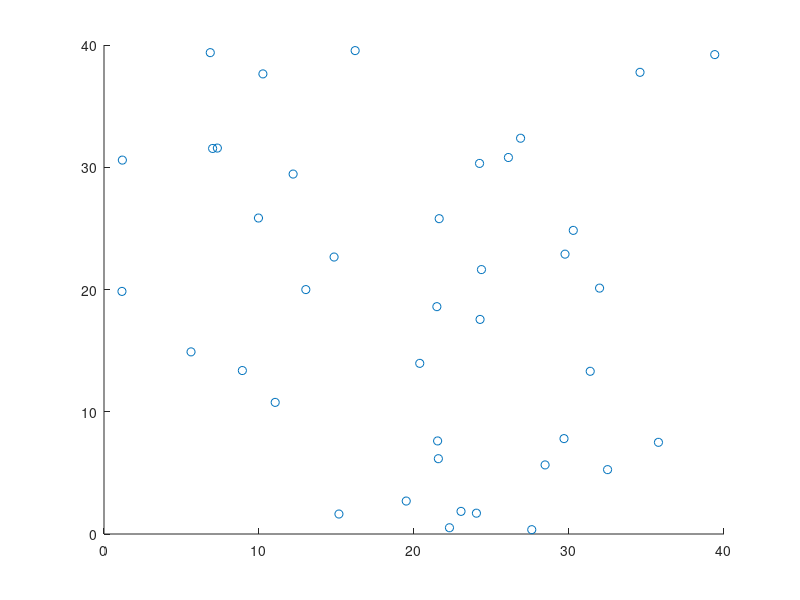

This figure's MATLAB source: (Note: this script raises an error after producing the figure.)
clear all
close all
clc

%%% 15.7
N = 40;
maxSteps = 80;
nAnts = 20;
alpha = 0.8;
beta = 0.5;
rho = 0.5;
iterations = 150;
% 
% randomVertices = GenRandomVertices(N);
% xVertices = randomVertices(:,1);
% yVertices = randomVertices(:,2);
% tri = delaunayTriangulation(xVertices, yVertices);
% triplot(tri)

% Edges = edges(tri);
% 
% Mmatrix = zeros(N);
% for i = 1:length(Edges)
%     Mmatrix(Edges(i,1), Edges(i,2)) = 1;
% end
% Mmatrix = Mmatrix + Mmatrix';

x = rand(1,N)*N;
y = rand(1,N)*N;
scatter(x,y)
% Calculating the distance
distanceMatrix = Distances(Mmatrix, randomVertices);

% Calculating the weightmatrix
weightMatrix = WeightMatrix(distanceMatrix);

% calculating the pheromone matrix
pheromoneMatrix = PheromoneMatrix(Mmatrix); 

%%%%%
% to avoid that starting point is to close to end point
distanceCondition = 0;
while distanceCondition < 100 || distanceCondition > 110
    s0 = randi(N);
    t0 = randi(N);
    distanceCondition = pdist2(randomVertices(s0,:), randomVertices(t0,:));
end

%%% running the algorithm
pheromoneMatrices = {};
shortestPaths = {};
shortestPathDistances = [];
for iteration = 1:iterations
    % for all ants append its path to a cell array
    pheromoneMatrix = pheromoneMatrix .* (1-rho);
    paths = {};
    for i = 1:nAnts
        paths{i,1} = [];
        paths{i,1} = [paths{i,1},s0];
        for step = 1:maxSteps
            nextNode = BranchDecision(alpha, beta, paths{i,1}(end), weightMatrix, Mmatrix, pheromoneMatrix);
            paths{i,1} = [paths{i,1},nextNode];
            if nextNode == t0   % break when reach target
                break     
            end
        end
    end
    
    %%% Check which ants that arrive to the destination
    shortestPathDistance = 300;
    nReachedDestination = 0;
    arrivals = {};    % append all the ants that reach the destination
    arrivalsSimplified = {};    % append the simplified paths that reached 
                                % The destination
    j = 1;  % Just a index to append correct
    for i = 1:nAnts
        iPath = paths{i,1};
        if ~isempty(find(iPath==t0))
            nReachedDestination = nReachedDestination+1;
            arrivals{j,1} = iPath;
            iPathSimplified = SimplifyPath(iPath,distanceMatrix);
            arrivalsSimplified{j,1} = iPathSimplified;
            j = j+1;
    
            iPathDistance = GetPathLengt(iPathSimplified,distanceMatrix);
            if iPathDistance < shortestPathDistance
                shortestPathDistance = iPathDistance;
                shortestPath = iPathSimplified;
            end
            % Update the pheromones
            for j = 1:length(iPathSimplified)-1
                pheromoneMatrix = UpdatePheromones(pheromoneMatrix, j, iPathSimplified, iPathDistance);
            end
    
        end
    end
    shortestPaths{iteration} = shortestPath;
    pheromoneMatrices{iteration} = pheromoneMatrix;
    shortestPathDistances(end+1) = shortestPathDistance;
end


% find the first shorthes path
index = find(shortestPathDistances==min(shortestPathDistances));
firstShortestPathIndex = index(1)
firstShortestPath = shortestPaths{firstShortestPathIndex};

% Plot the shortest paths length as fun of nr of rounds
figure(1)
plot(1:iterations,shortestPathDistances)
ylabel('L(n)')
xlabel('n')
msg1 = sprintf('Length of shortest path for every round, N=%d. First found round=%d',N,firstShortestPathIndex);
title(msg1)


% Plot the shortest path found
figure(2)
triplot(tri)
hold on
plotx = randomVertices(firstShortestPath,1);
ploty = randomVertices(firstShortestPath,2);
plot(plotx,ploty,'-o','Color','r','LineWidth',3)
scatter(randomVertices(s0,1),randomVertices(s0,2),'g','square','filled')
scatter(randomVertices(t0,1),randomVertices(t0,2),'y','square','filled')
legend('edges','path','startpoint','endpoint','Location','best')
msg2 = sprintf('Shortest path, N=%d. First found round=%d',N, firstShortestPathIndex);
title(msg2)



% Plot the phermoneMatrix at round 1
pheromoneMatrix = pheromoneMatrices{1};
figure(3)
for i = 1:N
    for j = 1:N
        if Mmatrix(i,j) == 1
        plot([randomVertices(i,1),randomVertices(j,1)], ...
            [randomVertices(i,2),randomVertices(j,2)],'-o','Color','r','LineWidth',pheromoneMatrix(i,j)*10)
        hold on
        end
    end
end
scatter(randomVertices(s0,1),randomVertices(s0,2),'g','square','filled')
scatter(randomVertices(t0,1),randomVertices(t0,2),'y','square','filled')
msg3 = sprintf('Pheromone matrix round %d',1);
title(msg3)

% Plot the phermoneMatrix at first round when the shortest path is found
pheromoneMatrix = pheromoneMatrices{firstShortestPathIndex};
figure(4)
for i = 1:N
    for j = 1:N
        if Mmatrix(i,j) == 1
        plot([randomVertices(i,1),randomVertices(j,1)], ...
            [randomVertices(i,2),randomVertices(j,2)],'-o','Color','r','LineWidth',pheromoneMatrix(i,j)*10)
        hold on
        end
    end
end
scatter(randomVertices(s0,1),randomVertices(s0,2),'g','square','filled')
scatter(randomVertices(t0,1),randomVertices(t0,2),'y','square','filled')
msg4 = sprintf('Pheromone matrix round %d',firstShortestPathIndex);
title(msg4)


% Plot the phermoneMatrix at round 50
pheromoneMatrix = pheromoneMatrices{50};
figure(5)
for i = 1:N
    for j = 1:N
        if Mmatrix(i,j) == 1
        plot([randomVertices(i,1),randomVertices(j,1)], ...
            [randomVertices(i,2),randomVertices(j,2)],'-o','Color','r','LineWidth',pheromoneMatrix(i,j)*10)
        hold on
        end
    end
end
scatter(randomVertices(s0,1),randomVertices(s0,2),'g','square','filled')
scatter(randomVertices(t0,1),randomVertices(t0,2),'y','square','filled')
msg5 = sprintf('Pheromone matrix round %d',50);
title(msg5)

pheromoneMatrix = pheromoneMatrices{150};
figure(6)
for i = 1:N
    for j = 1:N
        if Mmatrix(i,j) == 1
        plot([randomVertices(i,1),randomVertices(j,1)], ...
            [randomVertices(i,2),randomVertices(j,2)],'-o','Color','r','LineWidth',pheromoneMatrix(i,j)*10)
        hold on
        end
    end
end
scatter(randomVertices(s0,1),randomVertices(s0,2),'g','square','filled')
scatter(randomVertices(t0,1),randomVertices(t0,2),'y','square','filled')
msg6 = sprintf('Pheromone matrix round %d',150);
title(msg6)


%% subsection to plot different pheromone matrixes from all the stored ones from the simulation
pheromoneMatrix = pheromoneMatrices{80};
figure(7)
for i = 1:N
    for j = 1:N
        if Mmatrix(i,j) == 1
        plot([randomVertices(i,1),randomVertices(j,1)], ...
            [randomVertices(i,2),randomVertices(j,2)],'-o','Color','r','LineWidth',pheromoneMatrix(i,j)*10)
        hold on
        end
    end
end
scatter(randomVertices(s0,1),randomVertices(s0,2),'g','square','filled')
scatter(randomVertices(t0,1),randomVertices(t0,2),'y','square','filled')
msg7 = sprintf('Pheromone matrix round %d',80);
title(msg7)

pheromoneMatrix = pheromoneMatrices{10};
figure(8)
for i = 1:N
    for j = 1:N
        if Mmatrix(i,j) == 1
        plot([randomVertices(i,1),randomVertices(j,1)], ...
            [randomVertices(i,2),randomVertices(j,2)],'-o','Color','r','LineWidth',pheromoneMatrix(i,j)*10)
        hold on
        end
    end
end
scatter(randomVertices(s0,1),randomVertices(s0,2),'g','square','filled')
scatter(randomVertices(t0,1),randomVertices(t0,2),'y','square','filled')
msg8 = sprintf('Pheromone matrix round %d',10);
title(msg8)


pheromoneMatrix = pheromoneMatrices{5};
figure(9)
for i = 1:N
    for j = 1:N
        if Mmatrix(i,j) == 1
        plot([randomVertices(i,1),randomVertices(j,1)], ...
            [randomVertices(i,2),randomVertices(j,2)],'-o','Color','r','LineWidth',pheromoneMatrix(i,j)*10)
        hold on
        end
    end
end
scatter(randomVertices(s0,1),randomVertices(s0,2),'g','square','filled')
scatter(randomVertices(t0,1),randomVertices(t0,2),'y','square','filled')
msg9 = sprintf('Pheromone matrix round %d',5);
title(msg9)




